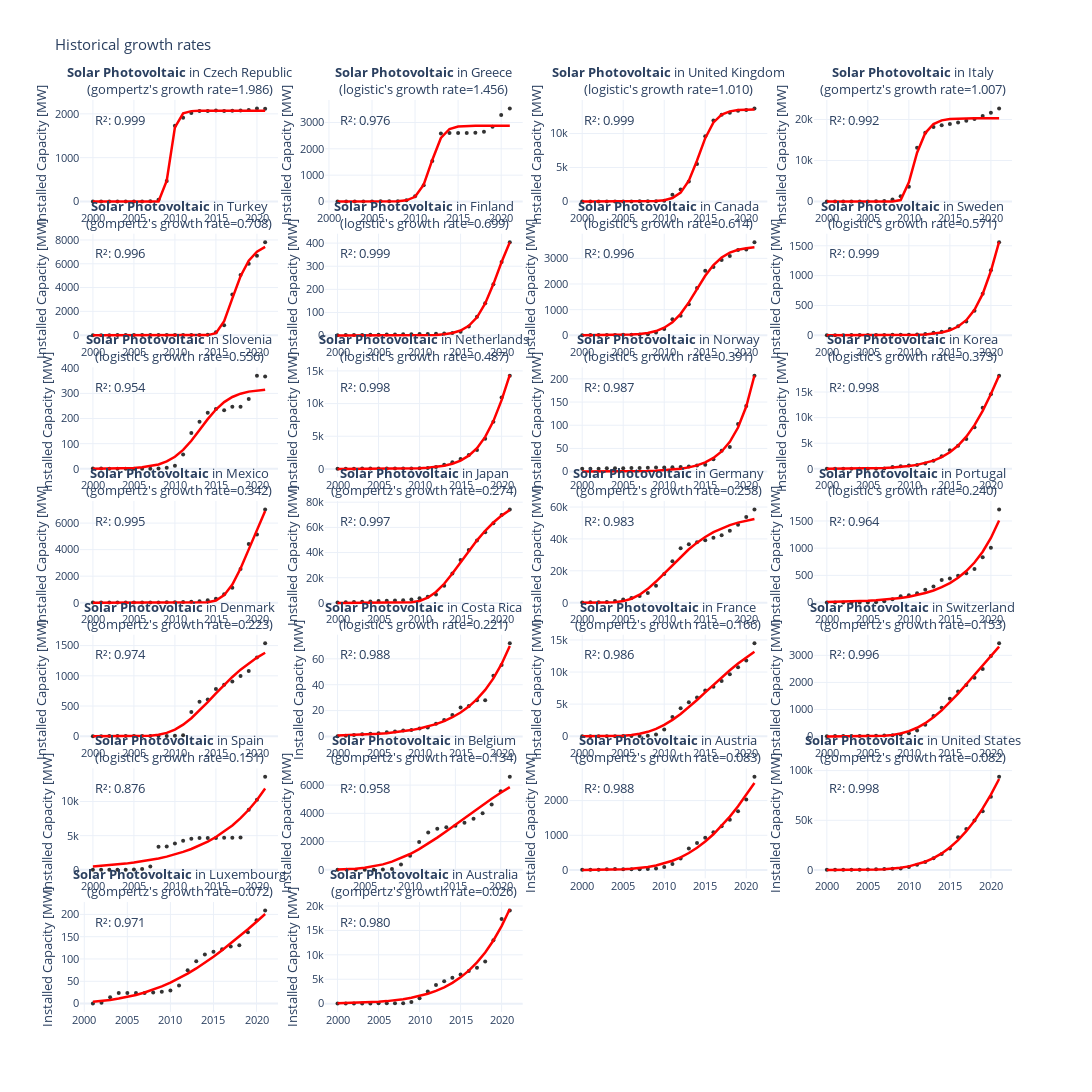

This figure's notebook cell:
### Code cell
plot_growth_rates(
    # data=data_clean[data_clean['metric'] != 'Annual Production'],
    tech='Solar Photovoltaic', 
    # country='World',
    # sort_by='r2'
    )
